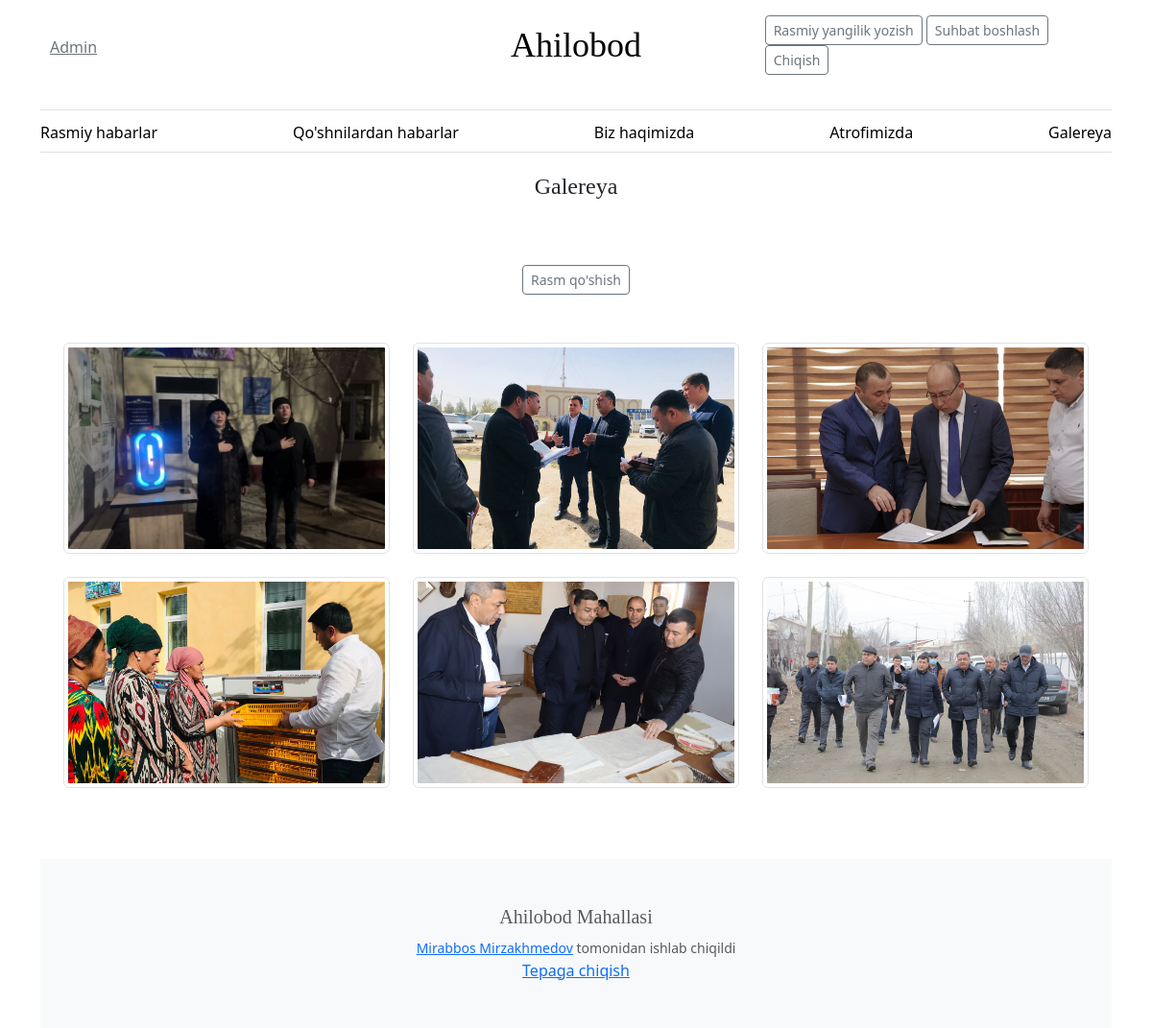
/gallery/ (signed in), run on the app's committed database.
### webapp/models.py (models this page shows, shortened)
class User(AbstractUser):
    user_id = models.AutoField(primary_key=True)
    phone_number = models.CharField(max_length=20)
    profile_pic = models.ImageField(null=True, upload_to='profile/')
    bio = models.TextField(blank=True, null=True)
    created_at = models.DateTimeField(default=timezone.now)
    updated_at = models.DateTimeField(auto_now=True)

class Image(models.Model):
    image = models.ImageField(upload_to='images/')
    created_date = models.DateTimeField(auto_now_add=True)

### webapp/views.py (the view)
# urls.py: path('gallery/', views.gallery, name='gallery'),
def gallery(request):
    gallery = Image.objects.all().order_by('-created_date')
    data = {
        'gallery': gallery,
        'title': "Galereya",
    }
    return render(request, 'webapp/gallery.html', data)

### webapp/templates/webapp/gallery.html (shortened to what this page needs)
{% extends 'webapp/layout.html' %}
{% block body%}
    <h4 style="text-align: center; padding: .5% .5% 5.35% .5%">{{ title }}</h4>
    {% if user.is_staff == True %}
        <div style="text-align: center; margin-bottom: 50px" class="add_image">
            <a style="" href="{% url 'add_image' %}" class="btn btn-sm btn-outline-secondary">Rasm qo'shish</a>
        </div>
    {% endif %}
    <div class="container">
        <div class="row">
            {% for image in gallery %}
                <div class="col-lg-4 col-md-6 mb-4">
                    <a href="{% url 'image_detail_view' image.id %}">
                        <img src="{{ image.image.url }}" alt="{{ image.created_date }}" class="img-thumbnail gallery">
                    </a>
                </div>
            {% endfor %}
        </div>
    </div>
{% endblock %}

### webapp/templates/webapp/layout.html (shortened to what this page needs)
<!DOCTYPE html>
<html lang="en">
<head>
    {% load static %}
    <link
        href="https://cdn.jsdelivr.net/npm/bootstrap@5.3.2/dist/css/bootstrap.min.css"
        rel="stylesheet"
>
    <link rel="stylesheet" href="{% static 'css/blog.css' %}">
</head>
<body>
<div class="container">
    <header class="border-bottom lh-1 py-3">
        <div class="row flex-nowrap justify-content-between align-items-center">
            <div class="col-4 pt-1">
                {% if user.is_authenticated %}
                    <a class="link-secondary"
                       href="{% url 'profile' user.user_id %}">{{ user.first_name }}</a>
                {% endif %}
            </div>
            <div class="col-4 text-center">
                <a class="blog-header-logo text-body-emphasis text-decoration-none"
                   href="{% url 'home' %}">Ahilobod</a>
            </div>
            <div class="col-4 d-flex justify-content-end align-items-center">
                {% if user.is_authenticated %}
                    {% if user.is_staff == True %}
                        <div>
                            <a class="btn btn-sm btn-outline-secondary" href="{% url 'create' %}">Rasmiy yangilik yozish</a>
                            <a class="btn btn-sm btn-outline-secondary" href="{% url 'notify-neighbors' %}">Suhbat boshlash</a>
                            <a class="btn btn-sm btn-outline-secondary" href="{% url 'logout' %}">Chiqish</a>
                        </div>
                    {% else %}
                        <div>
                            <a class="btn btn-sm btn-outline-secondary" href="{% url 'notify-neighbors' %}">Suhbat boshlash</a>
                            <a class="btn btn-sm btn-outline-secondary" href="{% url 'logout' %}">Chiqish</a>
                        </div>
                    {% endif %}
                {% endif %}
            </div>
        </div>
    </header>
    <div class="nav-scroller py-1 mb-3 border-bottom">
        <nav class="nav nav-underline justify-content-between">
            <a class="nav-item nav-link link-body-emphasis"
               href="{% url 'home' %}">Rasmiy habarlar</a>
            <a class="nav-item nav-link link-body-emphasis"
               href="{% url 'neighbors' %}">Qo'shnilardan habarlar</a>
            <a class="nav-item nav-link link-body-emphasis"
               href="{% url 'about' %}">Biz haqimizda</a>
            <a class="nav-item nav-link link-body-emphasis"
               href="{% url 'business' %}">Atrofimizda</a>
            <a class="nav-item nav-link link-body-emphasis"
               href="{% url 'gallery' %}">Galereya</a>
        </nav>
    </div>
    <main class="container">
        {% block body %}
        {% endblock %}
    </main>
    <footer style="margin-top: 50px;" class="py-5 text-center text-body-secondary bg-body-tertiary">
        <h5>Ahilobod Mahallasi</h5>
        <small><a href="https://t.me/mirabbos_developer">Mirabbos
            Mirzakhmedov</a> tomonidan ishlab chiqildi</small>
        <p class="mb-0">
            <a href="#">Tepaga chiqish</a>
        </p>
    </footer>
</div>
</body>
</html>

### webapp/static/css/blog.css (style rules this page uses)
.blog-header-logo { font-family: "Playfair Display", Georgia, "Times New Roman", serif; font-size: 2.25rem; }
h1, h2, h3, h4, h5, h6 { font-family: "Playfair Display", Georgia, "Times New Roman", serif; }
.row { margin-bottom: 20px; }
.align-items-center { padding-left: 10px !important; padding-right: 10px !important; }
.gallery { width: 400px !important; height: 220px !important; object-fit: cover !important; cursor: pointer !important; }

### webapp/templates/webapp/layout.html (style rules this page uses)
.nav-scroller { position: relative; z-index: 2; height: 2.75rem; overflow-y: hidden; }
.nav-scroller .nav { display: flex; flex-wrap: nowrap; padding-bottom: 1rem; margin-top: -1px; overflow-x: auto; text-align: center; white-space: nowrap; -webkit-overflow-scrolling: touch; }

### data on the page
User: first_name "Admin"
Image: image (picture)
Image: image (picture)
Image: image (picture)
Image: image (picture)
Image: image (picture)
Image: image (picture)

### other printed values
{{ title }} "Galereya"
